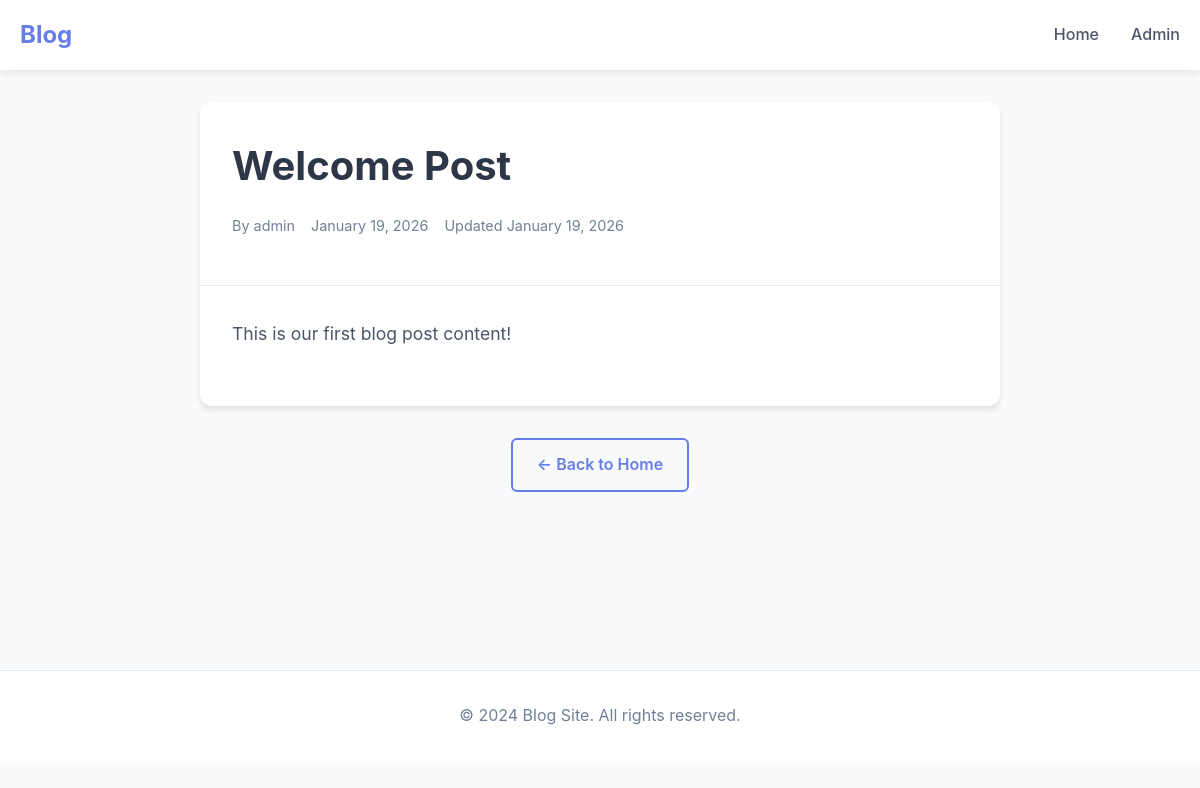
The page /post/welcome-post/ on the database its author committed.
### blog/models.py (models this page shows, shortened)
class BlogPost(models.Model):
    title = models.CharField(max_length=200)
    slug = models.SlugField(max_length=200, unique=True)
    content = models.TextField()
    featured_image = models.ImageField(upload_to='blog_images/', blank=True, null=True)
    author = models.ForeignKey(User, on_delete=models.CASCADE)
    published = models.BooleanField(default=False)
    created_at = models.DateTimeField(auto_now_add=True)
    updated_at = models.DateTimeField(auto_now=True)
    class Meta:
        ordering = ['-created_at']

### blog/views.py (the view)
# urls.py: path('post/<slug:slug>/', views.post_detail, name='post_detail'),
def post_detail(request, slug):
    post = get_object_or_404(BlogPost, slug=slug, published=True)
    return render(request, 'post_detail.html', {'post': post})

### templates/post_detail.html (shortened to what this page needs)
{% extends 'base.html' %}
{% block content %}
<div class="post-detail">
    <article class="post-article">
        <header class="post-header">
            <h1>{{ post.title }}</h1>
            <div class="post-meta">
                <span class="author">By {{ post.author.username }}</span>
                <span class="date">{{ post.created_at|date:"F d, Y" }}</span>
                {% if post.updated_at != post.created_at %}
                    <span class="updated">Updated {{ post.updated_at|date:"F d, Y" }}</span>
                {% endif %}
            </div>
        </header>
        <div class="post-body">
            {{ post.content|linebreaks }}
        </div>
    </article>
    <div class="post-navigation">
        <a href="{% url 'home' %}" class="back-to-home">← Back to Home</a>
    </div>
</div>
{% endblock %}

### static/css/style.css (style rules this page uses)
* { margin: 0; padding: 0; box-sizing: border-box; }
body { font-family: -apple-system, BlinkMacSystemFont, 'Segoe UI', 'Roboto', 'Oxygen', 'Ubuntu', 'Cantarell', sans-serif; line-height: 1.6; color: #333; background-color: #f8fafc; }
.post-meta { display: flex; gap: 1rem; margin-bottom: 1rem; font-size: 0.9rem; color: #718096; }
.post-detail { max-width: 800px; margin: 0 auto; }
.post-article { background: white; border-radius: 12px; overflow: hidden; box-shadow: 0 4px 6px rgba(0, 0, 0, 0.1); margin-bottom: 2rem; }
.post-header { padding: 2rem; border-bottom: 1px solid #e2e8f0; }
.post-header h1 { font-size: 2.5rem; font-weight: 700; color: #2d3748; margin-bottom: 1rem; }
.post-body { padding: 2rem; font-size: 1.1rem; line-height: 1.8; color: #4a5568; }
.post-body p { margin-bottom: 1.5rem; }
.post-navigation { text-align: center; }
.back-to-home { display: inline-block; color: #667eea; text-decoration: none; font-weight: 600; padding: 0.75rem 1.5rem; border: 2px solid #667eea; border-radius: 6px; transition: all 0.3s; }

### rows shown on the page
BlogPost: title "Welcome Post", author.username "admin", created_at "January 19, 2026", updated_at "January 19, 2026", content "This is our first blog post content!"
